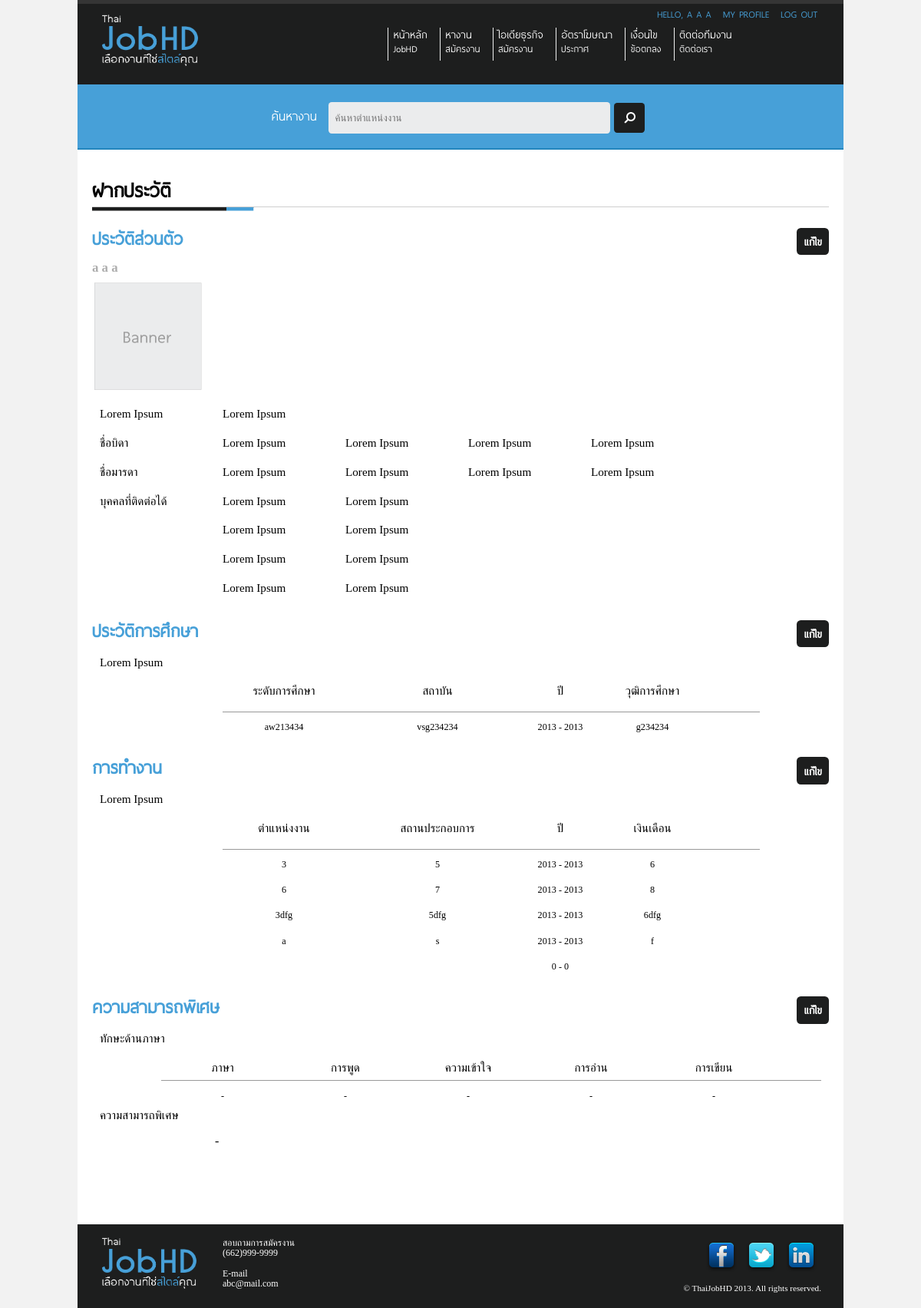
Page /Site/view-profile.php (signed in) on the earlier database version.
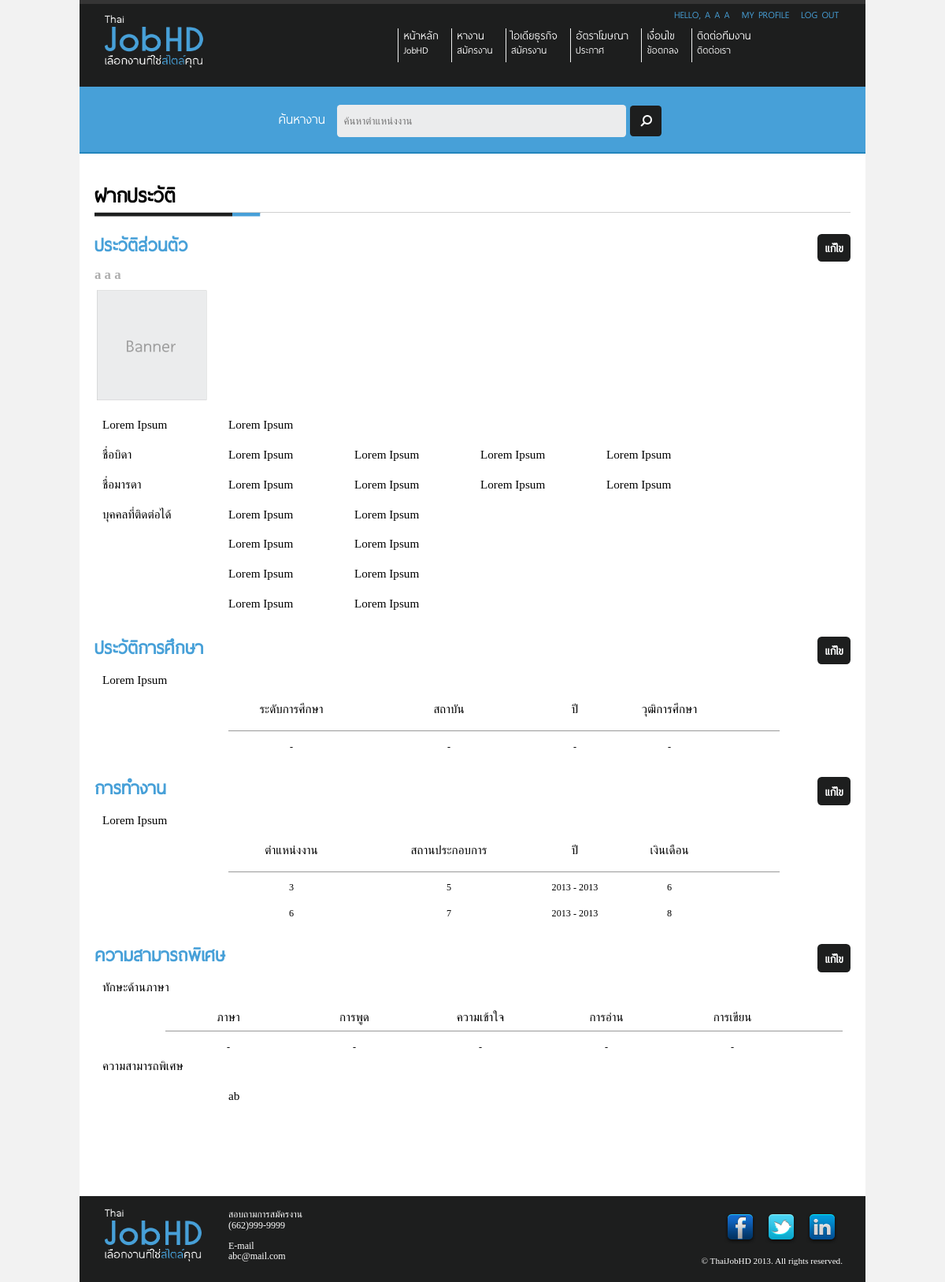
Same page on the later database version.
### tables this page shows
CREATE TABLE IF NOT EXISTS `buildthedot_thaijobhd_user_account` (
  `id` int(11) NOT NULL AUTO_INCREMENT,
  `email` varchar(200) NOT NULL,
  `password` varchar(250) NOT NULL,
  `firstname` varchar(200) NOT NULL,
  `midname` varchar(200) NOT NULL,
  `lastname` varchar(200) NOT NULL,
  `profile_picture` varchar(200) NOT NULL,
  `job_id` int(40) NOT NULL,
  `job_status` varchar(100) NOT NULL,
  `admin_status` int(1) NOT NULL,
  `place_of_birth` varchar(200) NOT NULL,
  `age` int(10) NOT NULL,
  `nationality` varchar(100) NOT NULL,
  `religion` varchar(100) NOT NULL,
  `height` int(10) NOT NULL,
  `weight` int(10) NOT NULL,
  `blood` varchar(10) NOT NULL,
  `lesion` varchar(100) NOT NULL,
  `address` varchar(250) NOT NULL,
  `phone_number` varchar(100) NOT NULL,
  `relationship_status` varchar(100) NOT NULL,
  `pouse_name` varchar(100) NOT NULL,
  `number_of_children` int(10) NOT NULL,
  `military_status` varchar(100) NOT NULL,
  `current_address_status` varchar(20) NOT NULL,
  `father_name` varchar(100) NOT NULL,
  `father_age` int(10) NOT NULL,
  `father_career` varchar(100) NOT NULL,
  `father_live_status` varchar(10) NOT NULL,
  `mother_name` varchar(100) NOT NULL,
  `mother_age` int(10) NOT NULL,
  `mother_career` varchar(100) NOT NULL,
  `mother_live_status` varchar(10) NOT NULL,
  PRIMARY KEY (`id`),
  UNIQUE KEY `email` (`email`)
);

CREATE TABLE IF NOT EXISTS `buildthedot_thaijobhd_user_history_educations` (
  `user_history_educations_id` int(50) NOT NULL AUTO_INCREMENT,
  `user_account_id` int(50) NOT NULL,
  `education_level` varchar(200) NOT NULL,
  `Institution` varchar(200) NOT NULL,
  `year_start` date NOT NULL,
  `year_end` date NOT NULL,
  `educational_background` varchar(200) NOT NULL,
  PRIMARY KEY (`user_history_educations_id`)
);

CREATE TABLE IF NOT EXISTS `buildthedot_thaijobhd_user_history_experiences` (
  `user_history_experiences_id` int(50) NOT NULL AUTO_INCREMENT,
  `user_account_id` int(11) NOT NULL,
  `job_position` varchar(200) NOT NULL,
  `company_name` varchar(200) NOT NULL,
  `year_start` date NOT NULL,
  `year_end` date NOT NULL,
  `salary` varchar(200) NOT NULL,
  PRIMARY KEY (`user_history_experiences_id`)
);

CREATE TABLE IF NOT EXISTS `buildthedot_thaijobhd_user_history_talent_others` (
  `user_history_talent_others_id` int(50) NOT NULL AUTO_INCREMENT,
  `user_account_id` int(50) NOT NULL,
  `topic` varchar(250) NOT NULL,
  PRIMARY KEY (`user_history_talent_others_id`)
);

### Site/view-profile.php (the view, shortened to what this page needs)
<?php
$rootpath = "./";
$rootadminpath = "./admin/";
include ($rootpath . "include/header.php");
include ($rootpath . "include/top-menu.php");
include ($rootpath . "include/search-bar.php");
if($_SESSION["userid"] == "" || (!(isset($_SESSION["userid"])))) {
	header("location: ".$rootpath."login.php");
}
else{
	$sql_user="
		SELECT *
		FROM  `buildthedot_thaijobhd_user_account`
		WHERE `id` = '".$_SESSION["userid"]."' ;
	";
	$result_user = @mysql_query($sql_user);
	if($rs_user = @mysql_fetch_array($result_user)){
?>
		<div id="wrapper">
			<div id="content" class="container_12">
				<div id="content-profile">
					<div id="head-title">
						<h1>ฝากประวัติ</h1>
					</div>
					<h2 id="sub-title">ประวัติส่วนตัว <span class="right"><a href="<?php echo $rootpath; ?>edit-profile.php" class="button round black right">แก้ไข</a></span></h2>
					<h3 class="text-grey"><?php echo $rs_user["firstname"]." ".$rs_user["midname"]." ".$rs_user["lastname"]; ?></h3>
					<div>
						<img src="images/<?php
							if($rs_user["profile_picture"] != ""){
								echo "user_account/".$rs_user["picture_profile"];
							}
							else{
								echo "banner-2.png";
							}
						?>" width="144" height="143" />
					</div>
					<br class="clear"/>
					<p class="grid_2">
						Lorem Ipsum
					</p>
					<p class="grid_8">
						Lorem Ipsum
					</p>
					<br class="clear"/>
					<p class="grid_2">
						ชื่อบิดา
					</p>
					<p class="grid_2">
						Lorem Ipsum
					</p>
					<p class="grid_2">
						Lorem Ipsum
					</p>
					<p class="grid_2">
						Lorem Ipsum
					</p>
					<p class="grid_2">
						Lorem Ipsum
					</p>
					<br class="clear"/>
					<p class="grid_2">
						ชื่อมารดา
					</p>
					<p class="grid_2">
						Lorem Ipsum
					</p>
					<p class="grid_2">
						Lorem Ipsum
					</p>
					<p class="grid_2">
						Lorem Ipsum
					</p>
					<p class="grid_2">
						Lorem Ipsum
					</p>
					<br class="clear"/>
					<p class="grid_2">
						บุคคลที่ติดต่อได้
					</p>
					<p class="grid_2">
						Lorem Ipsum
					</p>
					<p class="grid_3">
						Lorem Ipsum
					</p>
					<br class="clear"/>
					<p class="grid_2 prefix_2">
						Lorem Ipsum
					</p>
					<p class="grid_2">
						Lorem Ipsum
					</p>
					<br class="clear"/>
					<p class="grid_2 prefix_2">
						Lorem Ipsum
					</p>
					<p class="grid_2">
						Lorem Ipsum
					</p>
					<br class="clear"/>
					<p class="grid_2 prefix_2">
						Lorem Ipsum
					</p>
					<p class="grid_2">
						Lorem Ipsum
					</p>
					<br class="clear"/>
					<h2 id="sub-title">ประวัติการศึกษา<span class="right"><a href="<?php echo $rootpath; ?>add-education.php" class="button round black right">แก้ไข</a></span></h2>
					<p class="grid_2">
						Lorem Ipsum
					</p>
					<br class="clear"/>
					<div class="prefix_2">
						<div id="head-table1" class="grid_9">
							<p class="grid_2 center">
								ระดับการศึกษา
							</p>
							<p class="grid_3 center">
								สถาบัน
							</p>
							<p class="grid_1 center">
								ปี
							</p>
							<p class="grid_2 center">
								วุฒิการศึกษา
							</p>
						</div>
					</div>
					<br class="clear"/>
<?php
					$sql_edu="
						SELECT *, YEAR(`year_start`) AS year_start_1, YEAR(`year_end`) AS year_end_1
						FROM  `buildthedot_thaijobhd_user_history_educations`
						WHERE `user_account_id` = '".$_SESSION["userid"]."' ;
					";
					$result_edu = @mysql_query($sql_edu);
					if(@mysql_num_rows($result_edu)==0){
?>
						<div class="prefix_2">
							<div class="grid_9" id="table-content">
								<p class="grid_2 center">
									-
								</p>
								<p class="grid_3 center">
									-
								</p>
								<p class="grid_1 center">
									-
								</p>
								<p class="grid_2 center">
									-
								</p>
							</div>
						</div>
						<br class="clear"/>
<?php
					}
					else{
						while($rs_edu = @mysql_fetch_array($result_edu)){
?>
							<div class="prefix_2">
								<div class="grid_9" id="table-content">
									<p class="grid_2 center">
										<?php echo $rs_edu["education_level"]; ?>
									</p>
									<p class="grid_3 center">
										<?php echo $rs_edu["Institution"]; ?>
									</p>
									<p class="grid_1 center">
										<?php echo $rs_edu["year_start_1"]." - ".$rs_edu["year_end_1"]; ?>
									</p>
									<p class="grid_2 center">
										<?php echo $rs_edu["educational_background"]; ?>
									</p>
								</div>
							</div>
							<br class="clear"/>
<?php
						}
					}
?>
					<h2 id="sub-title">การทำงาน<span class="right"><a href="<?php echo $rootpath; ?>add-experience.php" class="button round black right">แก้ไข</a></span></h2>
					<p class="grid_2">
						Lorem Ipsum
					</p>
					<br class="clear"/>
					<div class="prefix_2">
						<div id="head-table1" class="grid_9">
							<p class="grid_2 center">
								ตำแหน่งงาน
							</p>
							<p class="grid_3 center">
								สถานประกอบการ
							</p>
							<p class="grid_1 center">
								ปี
							</p>
							<p class="grid_2 center">
								เงินเดือน
							</p>
						</div>
					</div>
					<br class="clear"/>
<?php
					$sql_experiences="
						SELECT *, YEAR(`year_start`) AS year_start_1, YEAR(`year_end`) AS year_end_1
						FROM  `buildthedot_thaijobhd_user_history_experiences`
						WHERE `user_account_id` = '".$_SESSION["userid"]."' ;
					";
					$result_experiences = @mysql_query($sql_experiences);
					if(@mysql_num_rows($result_experiences)==0){
?>
						<div class="prefix_2">
							<div class="grid_9" id="table-content">
								<p class="grid_2 center">
									-
								</p>
								<p class="grid_3 center">
									-
								</p>
								<p class="grid_1 center">
									-
								</p>
								<p class="grid_2 center">
									-
								</p>
							</div>
						</div>
						<br class="clear"/>
<?php
					}
					else{
						while($rs_experiences = @mysql_fetch_array($result_experiences)){
?>
							<div class="prefix_2">
								<div class="grid_9" id="table-content">
									<p class="grid_2 center">
										<?php echo $rs_experiences["job_position"]; ?>
									</p>
									<p class="grid_3 center">
										<?php echo $rs_experiences["company_name"]; ?>
									</p>
									<p class="grid_1 center">
										<?php echo $rs_experiences["year_start_1"]." - ".$rs_experiences["year_end_1"]; ?>
									</p>
									<p class="grid_2 center">
										<?php echo $rs_experiences["salary"]; ?>
									</p>
								</div>
							</div>
							<br class="clear"/>
<?php
						}
					}
?>
					<h2 id="sub-title">ความสามารถพิเศษ<span class="right"><a href="<?php echo $rootpath; ?>add-talent.php" class="button round black right">แก้ไข</a></span></h2>
					<p class="grid_2">
						ทักษะด้านภาษา
					</p>
					<br class="clear"/>
					<div class="prefix_1">
						<div id="content-profile-table">
							<div id="head-table1" class="grid_11">
								<p class="grid_2 center">
									ภาษา
								</p>
								<p class="grid_2 center">
									การพูด
								</p>
								<p class="grid_2 center">
									ความเข้าใจ
								</p>
								<p class="grid_2 center">
									การอ่าน
								</p>
								<p class="grid_2 center">
									การเขียน
								</p>
							</div>
						</div>
					</div>
					<br class="clear"/>
<?php
					$sql_talent="
						SELECT *
						FROM  `buildthedot_thaijobhd_user_history_talent_languages`
						WHERE `user_account_id` = '".$_SESSION["userid"]."' ;
					";
					$result_talent = @mysql_query($sql_talent);
					if(@mysql_num_rows($result_talent)==0){
?>
						<div class="prefix_1">
							<div id="content-profile-table">
								<div id="table-content" class="grid_11">
									<p class="grid_2 center">
										-
									</p>
									<p class="grid_2 center">
										-
									</p>
									<p class="grid_2 center">
										-
									</p>
									<p class="grid_2 center">
										-
									</p>
									<p class="grid_2 center">
										-
									</p>
								</div>
							</div>
						</div>
						<br class="clear"/>
<?php
					}
?>
					<p class="grid_2">
						ความสามารถพิเศษ
					</p>
					<br class="clear"/>
					<div class="prefix_2">
<?php
					$sql_history_talent_others="
						SELECT *
						FROM  `buildthedot_thaijobhd_user_history_talent_others`
						WHERE `user_account_id` = '".$_SESSION["userid"]."' ;
					";
					$result_history_talent_others = @mysql_query($sql_history_talent_others);
					if(@mysql_num_rows($result_history_talent_others)==0){
						echo "-";
					}
					else{
						while ($rs_history_talent_others = @mysql_fetch_array($result_history_talent_others)) {
?>
							<p class="grid_4">
								<?php echo $rs_history_talent_others["topic"]; ?>
							</p>
							<br class="clear"/>
<?php
						}
					}
?>
					</div>
				</div>
			</div>
<?php
			include ("include/footer.php");
		}
}
?>

### Site/include/header.php (shortened to what this page needs)
<!DOCTYPE html>
<html>
	<head>
		<link href="<?php echo $rootpath; ?>css/reset.css" rel="stylesheet" type="text/css">
		<link href="<?php echo $rootpath; ?>css/960.css" rel="stylesheet" type="text/css">
		<link href="<?php echo $rootpath; ?>css/style.css" rel="stylesheet" type="text/css">
		<link href="<?php echo $rootpath; ?>css/pagination.css" rel="stylesheet" type="text/css">
		<link rel="stylesheet" href="<?php echo $rootadminpath; ?>css/datepicker.css">
	</head>
	<body>

### Site/include/top-menu.php (shortened to what this page needs)
<div id="wrapper">
	<div id="header" class="container_12">
		<div class="right"  class="grid_12">
			<ul id="my-profile">
<?php
				if(!isset($_SESSION['userid']) || empty($_SESSION['userid']) || $_SESSION['userid'] == ""){
?>
					<li>
						<a href="login.php" class="text-blue">Sign in</a>
					</li>
					<li>
						<a href="register.php" class="text-grey">Register</a>
					</li>
<?php
				}
				else{
?>
					<li class="text-blue">
<?php
						$sql_user = "
							SELECT *
							FROM  `buildthedot_thaijobhd_user_account`
							WHERE `id` = '".$_SESSION["userid"]."' ;
						";
						$result_user = @mysql_query($sql_user);
						if($result_user)
						{
							if($rs_user = @mysql_fetch_array($result_user)){
								echo "Hello, ".$rs_user["firstname"]." ".$rs_user["midname"]." ".$rs_user["lastname"];
							}
						}
						else {
							echo "Error";
						}
?>
					</li>
					<li>
						<a href="view-profile.php" class="text-blue">
							My Profile
						</a>
					</li>
					<li>
						<a href="include/module/logout_process.php" class="text-blue" id="logout">
							Log out
						</a>
					</li>
<?php
				}
?>
			</ul>
		</div>
		<div id="login-intro" class="grid_3">
			<img src="images/logo.png" alt="ThaiJobHD" width="130" height="71">
		</div>
		<div id="top-nav" class="grid_8 prefix_1">
			<ul>
				<li>
					<a href="index.php">หน้าหลัก
					<br/>
					<span id="sub-memu">JobHD</span></a>
				</li>
				<li>
					<a href="find-job.php">หางาน
					<br/>
					<span id="sub-memu">สมัครงาน</span></a>
				</li>
				<li>
					<a href="business-idea.php">ไอเดียธุรกิจ
					<br/>
					<span id="sub-memu">สมัครงาน</span></a>
				</li>
				<li>
					<a href="advertisement-rate.php">อัตราโฆษณา
					<br/>
					<span id="sub-memu">ประกาศ</span></a>
				</li>
				<li>
					<a href="condition.php">เงื่อนไข
					<br/>
					<span id="sub-memu">ข้อตกลง</span></a>
				</li>
				<li>
					<a href="contact-us.php">ติดต่อทีมงาน
					<br/>
					<span id="sub-memu">ติดต่อเรา</span></a>
				</li>
			</ul>
		</div>
	</div>

### Site/include/search-bar.php
<div id="search-bar" class="container_12">
	<form action="search.php" method="POST" id="search-form" class="center"  class="grid_12">
		<fieldset>
			<label for="keyword">ค้นหางาน</label>
			<input type="text" id="keyword" class="round" name="search" placeholder="ค้นหาตำแหน่งงาน" />
			<input type="submit" value="" class="round black ic-search" />
		</fieldset>
	</form>
</div>

### Site/include/footer.php (shortened to what this page needs)
			<div id="footer" class="container_12">
				<div class="grid_2">
					<img src="images/logo.png" width="128" height="71">
				</div>
				<div class="grid_3">
					<p>
						สอบถามการสมัครงาน
						<br/>
						(662)999-9999
					</p>
					<p>
						E-mail
						<br/>
						abc@mail.com
					</p>
				</div>
				<div class="grid_3 prefix_4">
					<div class="right">
						<ul>
							<li><img src="images/Facebook.png" width="52" height="52" alt="Facebook">
							</li>
							<li><img src="images/Twitter.png" width="52" height="52" alt="Twitter">
							</li>
							<li><img src="images/LinkedIn.png" width="52" height="52" alt="LinkedIn">
							</li>
						</ul>
					</div>
					<br class="clear"/>
					<div id="copyright" class="right">
						&copy; ThaiJobHD 2013. All rights reserved.
					</div>
				</div>
			</div>
		</div>
	</body>
</html>

### Site/css/960.css (style rules this page uses)
body { min-width: 960px; }
.container_12, .container_16 { margin-left: auto; margin-right: auto; width: 960px; }
.grid_1, .grid_2, .grid_3, .grid_4, .grid_5, .grid_6, .grid_7, .grid_8, .grid_9, .grid_10, .grid_11, .grid_12, .grid_13, .grid_14, .grid_15, .grid_16 { display: inline; float: left; margin-left: 10px; margin-right: 10px; }
.container_12 .grid_3, .container_16 .grid_4 { width: 220px; }
.container_12 .grid_9, .container_16 .grid_12 { width: 700px; }
.container_12 .grid_1 { width: 60px; }
.container_12 .grid_2 { width: 140px; }
.container_12 .grid_4 { width: 300px; }
.container_12 .grid_8 { width: 620px; }
.container_12 .grid_11 { width: 860px; }
.container_12 .prefix_1 { padding-left: 80px; }
.container_12 .prefix_2 { padding-left: 160px; }
.container_12 .prefix_4 { padding-left: 320px; }
.clearfix:before, .clearfix:after, .container_12:before, .container_12:after, .container_16:before, .container_16:after { content: '.'; display: block; overflow: hidden; visibility: hidden; font-size: 0; line-height: 0; width: 0; height: 0; }
.clearfix:after, .container_12:after, .container_16:after { clear: both; }
.clearfix, .container_12, .container_16 { zoom: 1; }

Differences in the rows shown:
removed buildthedot_thaijobhd_user_history_educations: education_level "aw213434", Institution "vsg234234", year_start_1 "2013", year_end_1 "2013", educational_background "g234234"
removed buildthedot_thaijobhd_user_history_experiences: job_position "3dfg", company_name "5dfg", year_start_1 "2013", year_end_1 "2013", salary "6dfg"
removed buildthedot_thaijobhd_user_history_experiences: job_position "a", company_name "s", year_start_1 "2013", year_end_1 "2013", salary "f"
removed buildthedot_thaijobhd_user_history_experiences: year_start_1 "0", year_end_1 "0"
added buildthedot_thaijobhd_user_history_talent_others: topic "ab"
